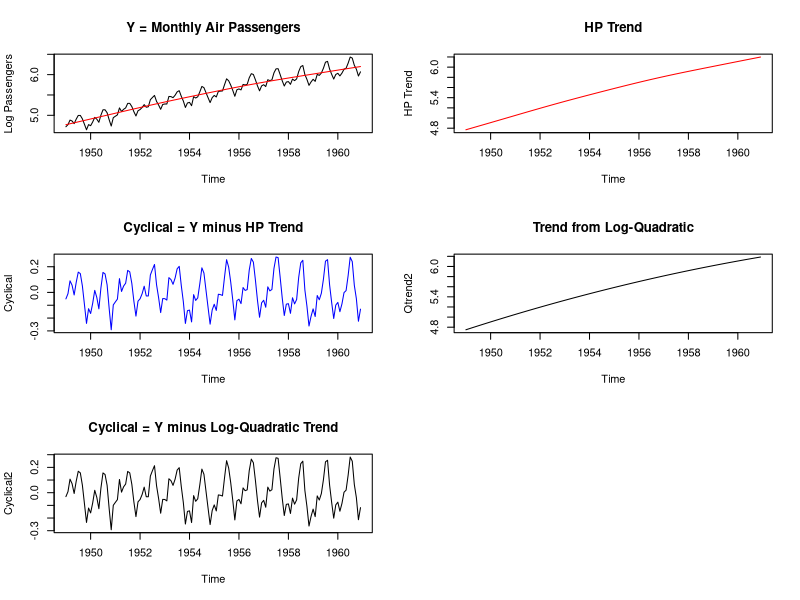

Source code (R):
#~~~~~~~~~~~~~~~~~~~~~~~~~~~~~~~~~~~~~~~~~~#
#							 #
# HP Filter: Hodrick-Prescott Filter       #
#						       #		
#~~~~~~~~~~~~~~~~~~~~~~~~~~~~~~~~~~~~~~~~~~#
jHPfilter <- function(Y,lambda){
	#The Hodrick-Prescott Filter
	#Lambda = 6.25 annual, 129600 monthly, 1600 quarterly, ?? for daily
	T = length(Y)
	if(T < 5){
		stop("Number of observations is too small!")
	}
	A = matrix(0,T,T)
	A[1, 1:3] = c(1,-2,1)
	A[2, 1:4] = c(-2,5,-4,1)
	A[(T-1),(T-4+1):T] = c(1,-4,5,-2)
	A[T,(T-3+1):T] = c(1,-2,1)
	counter = 1
	for(i in 3:(T-3+1)){
		A[i,counter:(counter+5-1)] = c(1,-4,6,-4,1)
		counter = counter + 1
	}
	#print(A) visual check if matrix A is correct
	T = solve(diag(T)+lambda*A)%*%Y
	return(T)
}

jQuadraticFilter <- function(Y){
	#Quadratic Filter
	T = length(Y)
	X = matrix(0,T,2)
	X[,1] = seq(1:T)
	X[,2] = X[,1]^2
	temp = lm(Y~X)
	Trend = temp$coefficients[1] + temp$coefficients[2]*X[,1] + temp$coefficients[3]*X[,2]
	return(Trend)
}

#e.g. with data already in R
library(MASS)
Y = log(AirPassengers) #log of monthly air passengers
Trend = jHPfilter(Y,129600)
Trend2 = Y-Y+Trend
par(mfrow=c(3,2))
plot(Y,ylab="Log Passengers",type="l",main="Y = Monthly Air Passengers")
lines(Trend2,col="red")
plot(Trend2,type="l", main = "HP Trend",ylab = "HP Trend",col="red")
Cyclical = Y-Trend
plot(Cyclical, type="l", main = "Cyclical = Y minus HP Trend",col="blue")
Qtrend = jQuadraticFilter(Y)
Qtrend2 = Y-Y+Qtrend
plot(Qtrend2,type="l", main="Trend from Log-Quadratic" )
Cyclical2 = Y - Qtrend2
plot(Cyclical2,type="l",main= "Cyclical = Y minus Log-Quadratic Trend")


